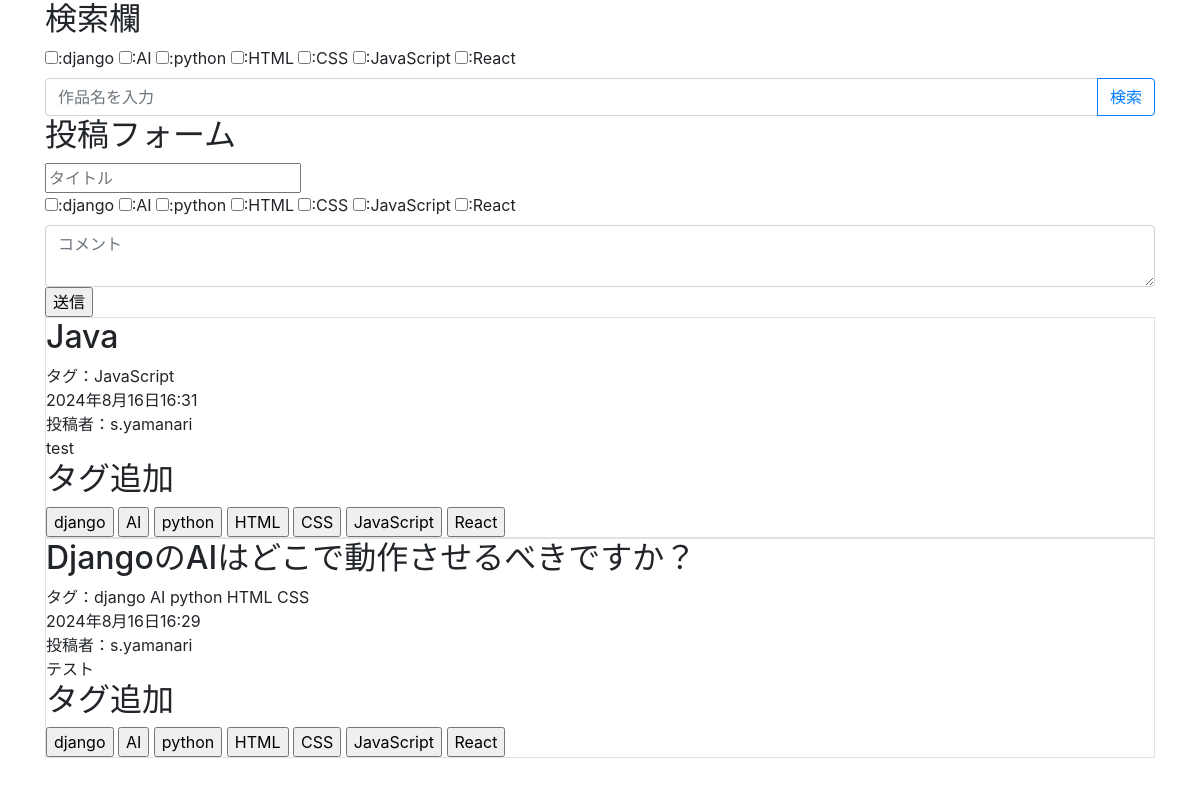
Screenshot of / (signed in) with the database file from the repository.
### search/models.py (models this page shows, shortened)
class Tag(models.Model):
    name    = models.CharField(verbose_name="タグ名",max_length=10)
    def __str__(self):
        return self.name

class Topic(models.Model):
    title   = models.CharField(verbose_name="タイトル",max_length=100)
    comment = models.CharField(verbose_name="コメント",max_length=2000)
    dt      = models.DateTimeField(verbose_name="投稿日時",default=timezone.now)
    user    = models.ForeignKey(settings.AUTH_USER_MODEL,verbose_name="投稿者", on_delete=models.CASCADE)
    tag     = models.ManyToManyField(Tag,verbose_name="タグ",blank=True)

### search/views.py (the view, shortened to what this page needs)
class IndexView(LoginRequiredMixin,View):
    def get(self,request,*args,**kwargs):
        context = {}
        context["tags"]     = Tag.objects.all()
        query   = Q()
        if "search" in request.GET:
            search      = request.GET["search"]
            raw_words   = search.replace("　"," ").split(" ")
            words       = [ w for w in raw_words if w != "" ]
            for w in words:
                query &= Q(title__contains=w)
        topics  = Topic.objects.filter(query).order_by("-dt")
        form    = TopicTagForm(request.GET)
        if form.is_valid():
            cleaned         = form.clean()
            selected_tags   = cleaned["tag"]
            for tag in selected_tags:
                topics      = [ topic for topic in topics if tag in topic.tag.all() ]
        context["topics"]   = topics
        return render(request,"search/index.html",context)

### search/templatetags/custom_tag.py (called while the page is built)
@register.simple_tag()
def tag_checked(request, tag_id):
    tags = request.GET.getlist("tag")
    if str(tag_id) in tags:
        return "checked"

### templates/search/index.html (shortened to what this page needs)
{% load custom_tag %}
<!DOCTYPE html>
<html lang="ja">
    <head>
        <link rel="stylesheet" href="https://stackpath.bootstrapcdn.com/bootstrap/4.4.1/css/bootstrap.min.css">
    </head>
    <body>
        <main class="container">
            <h2>検索欄</h2>
            <from action="" method="get">
                <div>
                    {% for tag in tags %}
                    <label><input type="checkbox" name="tag" value="{{ tag.id }}"
                        {% tag_checked request tag.id %}
                        >:{{ tag.name }}</label>
                    {% endfor %}
                </div>
                <div class="input-group">
                    <input class="form-control" type="text" name="search" placeholder="作品名を入力">
                    <div class="input-group-append">
                        <input class="form-control btn btn-outline-primary" type="submit" value="検索">
                    </div>
                </div>
            </from>
            <h2>投稿フォーム</h2>
            <form method="POST">
                <input type="text" name="title" placeholder="タイトル">
                <div>
                    {% for tag in tags %}
                    <label><input type="checkbox" name="tag" value="{{ tag.id }}">:{{ tag.name }}</label>
                    {% endfor %}
                </div>
                <textarea class="form-control" name="comment" placeholder="コメント"></textarea>
                <input type="submit" value="送信">
            </form>
            {% for topic in topics %}
            <div class="border">
                <h2>{{ topic.title }}</h2>
                <div>タグ：{% for tag in topic.tag.all %}{{ tag }} {% endfor %}</div>
                <div>{{ topic.dt }}</div>
                <div>投稿者：{{ topic.user }}</div>
                <div>{{ topic.comment|linebreaksbr }}</div>
                <h2>タグ追加</h2>
                {% for tag in tags %}
                <form action="{% url 'search:tag' topic.id %}" method="POST" style="display: inline-block;">
                    <input type="submit" value="{{ tag.name }}">
                </form>
                {% endfor %}
            </div>
            {% endfor %}
        </main>
    </body>
</html>

### rows the page displays
Tag: name "django"
Tag: name "AI"
Tag: name "python"
Tag: name "HTML"
Tag: name "CSS"
Tag: name "JavaScript"
Tag: name "React"
Topic: title "Java", dt "2024年8月16日16:31", user "s.yamanari", comment "test"
Topic: title "DjangoのAIはどこで動作させるべきですか？", dt "2024年8月16日16:29", user "s.yamanari", comment "テスト"
